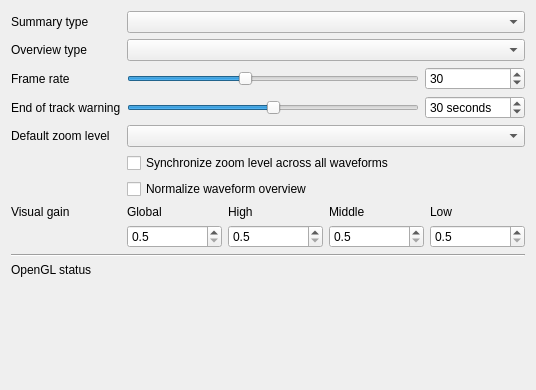
<?xml version="1.0" encoding="UTF-8"?>
<ui version="4.0">
 <class>DlgPrefWaveformDlg</class>
 <widget class="QWidget" name="DlgPrefWaveformDlg">
  <property name="geometry">
   <rect>
    <x>0</x>
    <y>0</y>
    <width>536</width>
    <height>390</height>
   </rect>
  </property>
  <property name="windowTitle">
   <string>Waveform Preferences</string>
  </property>
  <layout class="QGridLayout" name="gridLayout">
   <item row="1" column="0">
    <spacer name="verticalSpacer">
     <property name="orientation">
      <enum>Qt::Vertical</enum>
     </property>
     <property name="sizeHint" stdset="0">
      <size>
       <width>20</width>
       <height>40</height>
      </size>
     </property>
    </spacer>
   </item>
   <item row="0" column="0">
    <layout class="QGridLayout" name="gridLayout_2">
     <item row="0" column="1" colspan="3">
      <widget class="QComboBox" name="waveformTypeComboBox">
       <property name="toolTip">
        <string>Select from different types of displays for the waveform, which differ primarily in the level of detail shown in the waveform.</string>
       </property>
      </widget>
     </item>
     <item row="2" column="0">
      <widget class="QLabel" name="frameRateLabel">
       <property name="text">
        <string>Frame rate</string>
       </property>
       <property name="alignment">
        <set>Qt::AlignLeading|Qt::AlignLeft|Qt::AlignVCenter</set>
       </property>
       <property name="buddy">
        <cstring>frameRateSlider</cstring>
       </property>
      </widget>
     </item>
     <item row="2" column="3">
      <widget class="QSpinBox" name="frameRateSpinBox">
       <property name="toolTip">
        <string/>
       </property>
       <property name="minimum">
        <number>10</number>
       </property>
       <property name="maximum">
        <number>60</number>
       </property>
       <property name="value">
        <number>30</number>
       </property>
      </widget>
     </item>
     <item row="3" column="1" colspan="2">
      <widget class="QSlider" name="endOfTrackWarningTimeSlider">
       <property name="sizePolicy">
        <sizepolicy hsizetype="Preferred" vsizetype="Fixed">
         <horstretch>0</horstretch>
         <verstretch>0</verstretch>
        </sizepolicy>
       </property>
       <property name="maximumSize">
        <size>
         <width>16777215</width>
         <height>16777215</height>
        </size>
       </property>
       <property name="minimum">
        <number>0</number>
       </property>
       <property name="maximum">
        <number>60</number>
       </property>
       <property name="value">
        <number>30</number>
       </property>
       <property name="orientation">
        <enum>Qt::Horizontal</enum>
       </property>
      </widget>
     </item>
     <item row="3" column="0">
      <widget class="QLabel" name="endOfTrackWarningTimeLabel">
       <property name="text">
        <string>End of track warning</string>
       </property>
       <property name="alignment">
        <set>Qt::AlignLeading|Qt::AlignLeft|Qt::AlignVCenter</set>
       </property>
       <property name="buddy">
        <cstring>endOfTrackWarningTimeSlider</cstring>
       </property>
      </widget>
     </item>
     <item row="0" column="0">
      <widget class="QLabel" name="waveformTypeLabel">
       <property name="sizePolicy">
        <sizepolicy hsizetype="Preferred" vsizetype="Preferred">
         <horstretch>0</horstretch>
         <verstretch>0</verstretch>
        </sizepolicy>
       </property>
       <property name="toolTip">
        <string extracomment="The big waveform summary shows the waveform envelope of the track near the current playback position."/>
       </property>
       <property name="text">
        <string>Summary type</string>
       </property>
       <property name="alignment">
        <set>Qt::AlignLeading|Qt::AlignLeft|Qt::AlignVCenter</set>
       </property>
       <property name="buddy">
        <cstring>waveformTypeComboBox</cstring>
       </property>
      </widget>
     </item>
     <item row="9" column="0">
      <widget class="QLabel" name="openGlStatusLabel">
       <property name="toolTip">
        <string/>
       </property>
       <property name="text">
        <string>OpenGL status</string>
       </property>
       <property name="alignment">
        <set>Qt::AlignLeading|Qt::AlignLeft|Qt::AlignVCenter</set>
       </property>
      </widget>
     </item>
     <item row="1" column="0">
      <widget class="QLabel" name="waveformOverviewLabel">
       <property name="toolTip">
        <string extracomment="The smaller, zoomed-out version of the waveform shows the various markers within the track as well as the waveform envelope of the entire track."/>
       </property>
       <property name="text">
        <string>Overview type</string>
       </property>
      </widget>
     </item>
     <item row="3" column="3">
      <widget class="QSpinBox" name="endOfTrackWarningTimeSpinBox">
       <property name="toolTip">
        <string>Highlight the waveforms when the last seconds of a track remains.</string>
       </property>
       <property name="suffix">
        <string> seconds</string>
       </property>
       <property name="minimum">
        <number>0</number>
       </property>
       <property name="maximum">
        <number>60</number>
       </property>
       <property name="value">
        <number>30</number>
       </property>
      </widget>
     </item>
     <item row="7" column="1" colspan="3">
      <layout class="QGridLayout" name="gridLayout_3">
       <item row="1" column="2">
        <widget class="QDoubleSpinBox" name="midVisualGain">
         <property name="toolTip">
          <string>Visual gain of the middle frequencies</string>
         </property>
         <property name="decimals">
          <number>1</number>
         </property>
         <property name="minimum">
          <double>0.500000000000000</double>
         </property>
         <property name="maximum">
          <double>5.000000000000000</double>
         </property>
         <property name="singleStep">
          <double>0.100000000000000</double>
         </property>
        </widget>
       </item>
       <item row="0" column="3">
        <widget class="QLabel" name="visualGainLabel_5">
         <property name="text">
          <string>Low</string>
         </property>
         <property name="alignment">
          <set>Qt::AlignLeading|Qt::AlignLeft|Qt::AlignVCenter</set>
         </property>
         <property name="buddy">
          <cstring>allVisualGain</cstring>
         </property>
        </widget>
       </item>
       <item row="0" column="2">
        <widget class="QLabel" name="visualGainLabel_4">
         <property name="text">
          <string>Middle</string>
         </property>
         <property name="alignment">
          <set>Qt::AlignLeading|Qt::AlignLeft|Qt::AlignVCenter</set>
         </property>
         <property name="buddy">
          <cstring>allVisualGain</cstring>
         </property>
        </widget>
       </item>
       <item row="0" column="0">
        <widget class="QLabel" name="visualGainLabel_2">
         <property name="text">
          <string>Global</string>
         </property>
         <property name="alignment">
          <set>Qt::AlignLeading|Qt::AlignLeft|Qt::AlignVCenter</set>
         </property>
         <property name="buddy">
          <cstring>allVisualGain</cstring>
         </property>
        </widget>
       </item>
       <item row="1" column="3">
        <widget class="QDoubleSpinBox" name="highVisualGain">
         <property name="toolTip">
          <string>Visual gain of the high frequencies</string>
         </property>
         <property name="decimals">
          <number>1</number>
         </property>
         <property name="minimum">
          <double>0.500000000000000</double>
         </property>
         <property name="maximum">
          <double>5.000000000000000</double>
         </property>
         <property name="singleStep">
          <double>0.100000000000000</double>
         </property>
        </widget>
       </item>
       <item row="1" column="1">
        <widget class="QDoubleSpinBox" name="lowVisualGain">
         <property name="toolTip">
          <string>Visual gain of the low frequencies</string>
         </property>
         <property name="decimals">
          <number>1</number>
         </property>
         <property name="minimum">
          <double>0.500000000000000</double>
         </property>
         <property name="maximum">
          <double>5.000000000000000</double>
         </property>
         <property name="singleStep">
          <double>0.100000000000000</double>
         </property>
        </widget>
       </item>
       <item row="0" column="1">
        <widget class="QLabel" name="visualGainLabel_3">
         <property name="text">
          <string>High</string>
         </property>
         <property name="alignment">
          <set>Qt::AlignLeading|Qt::AlignLeft|Qt::AlignVCenter</set>
         </property>
         <property name="buddy">
          <cstring>allVisualGain</cstring>
         </property>
        </widget>
       </item>
       <item row="1" column="0">
        <widget class="QDoubleSpinBox" name="allVisualGain">
         <property name="toolTip">
          <string>Global visual gain</string>
         </property>
         <property name="decimals">
          <number>1</number>
         </property>
         <property name="minimum">
          <double>0.500000000000000</double>
         </property>
         <property name="maximum">
          <double>5.000000000000000</double>
         </property>
         <property name="singleStep">
          <double>0.100000000000000</double>
         </property>
        </widget>
       </item>
      </layout>
     </item>
     <item row="6" column="1">
      <widget class="QCheckBox" name="normalizeOverviewCheckBox">
       <property name="text">
        <string>Normalize waveform overview</string>
       </property>
      </widget>
     </item>
     <item row="8" column="0" colspan="4">
      <widget class="Line" name="line">
       <property name="orientation">
        <enum>Qt::Horizontal</enum>
       </property>
      </widget>
     </item>
     <item row="5" column="1" colspan="3">
      <widget class="QCheckBox" name="synchronizeZoomCheckBox">
       <property name="toolTip">
        <string>Synchronize zoom level across all waveform displays.</string>
       </property>
       <property name="text">
        <string>Synchronize zoom level across all waveforms</string>
       </property>
      </widget>
     </item>
     <item row="2" column="1" colspan="2">
      <widget class="QSlider" name="frameRateSlider">
       <property name="sizePolicy">
        <sizepolicy hsizetype="Preferred" vsizetype="Fixed">
         <horstretch>0</horstretch>
         <verstretch>0</verstretch>
        </sizepolicy>
       </property>
       <property name="maximumSize">
        <size>
         <width>16777215</width>
         <height>16777215</height>
        </size>
       </property>
       <property name="minimum">
        <number>10</number>
       </property>
       <property name="maximum">
        <number>60</number>
       </property>
       <property name="value">
        <number>30</number>
       </property>
       <property name="orientation">
        <enum>Qt::Horizontal</enum>
       </property>
      </widget>
     </item>
     <item row="7" column="0">
      <widget class="QLabel" name="visualGainLabel">
       <property name="text">
        <string>Visual gain</string>
       </property>
       <property name="alignment">
        <set>Qt::AlignLeading|Qt::AlignLeft|Qt::AlignTop</set>
       </property>
       <property name="buddy">
        <cstring>allVisualGain</cstring>
       </property>
      </widget>
     </item>
     <item row="4" column="1" colspan="3">
      <widget class="QComboBox" name="defaultZoomComboBox"/>
     </item>
     <item row="1" column="1" colspan="3">
      <widget class="QComboBox" name="waveformOverviewComboBox">
       <property name="toolTip">
        <string extracomment="The main waveforms">Select from different types of displays for the waveform, which differ primarily in the level of detail shown in the waveform.</string>
       </property>
      </widget>
     </item>
     <item row="4" column="0">
      <widget class="QLabel" name="defaultZoomLabel">
       <property name="text">
        <string extracomment="Waveform zoom">Default zoom level</string>
       </property>
       <property name="alignment">
        <set>Qt::AlignLeading|Qt::AlignLeft|Qt::AlignVCenter</set>
       </property>
       <property name="buddy">
        <cstring>defaultZoomComboBox</cstring>
       </property>
      </widget>
     </item>
    </layout>
   </item>
  </layout>
 </widget>
 <resources/>
 <connections/>
</ui>
